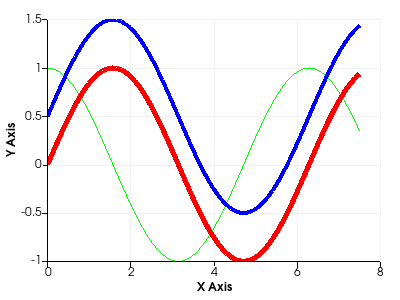

Source code (Python):
#!/usr/bin/env python
# Demonstrate line plot selection with multi-block plot indices.

import math

import vtkmodules.vtkInteractionStyle  # noqa: F401
import vtkmodules.vtkRenderingContextOpenGL2  # noqa: F401
import vtkmodules.vtkRenderingOpenGL2  # noqa: F401

from vtkmodules.vtkChartsCore import vtkChartXY
from vtkmodules.vtkCommonCore import vtkFloatArray
from vtkmodules.vtkCommonDataModel import vtkTable
from vtkmodules.vtkFiltersGeneral import vtkAnnotationLink
from vtkmodules.vtkRenderingContext2D import vtkContextActor, vtkContextMouseEvent
from vtkmodules.vtkRenderingCore import (
    vtkRenderWindow,
    vtkRenderWindowInteractor,
    vtkRenderer,
)

# Create a table with some points in it.
table = vtkTable()
arr_x = vtkFloatArray()
arr_x.SetName("X Axis")
table.AddColumn(arr_x)
arr_c = vtkFloatArray()
arr_c.SetName("Cosine")
table.AddColumn(arr_c)
arr_s = vtkFloatArray()
arr_s.SetName("Sine")
table.AddColumn(arr_s)
arr_s2 = vtkFloatArray()
arr_s2.SetName("Sine2")
table.AddColumn(arr_s2)

num_points = 69
inc = 7.5 / (num_points - 1)
table.SetNumberOfRows(num_points)
for i in range(num_points):
    table.SetValue(i, 0, i * inc)
    table.SetValue(i, 1, math.cos(i * inc))
    table.SetValue(i, 2, math.sin(i * inc))
    table.SetValue(i, 3, math.sin(i * inc) + 0.5)

# Set up a chart with selection.
chart = vtkChartXY()
link = vtkAnnotationLink()
chart.SetAnnotationLink(link)
chart.SetActionToButton(vtkChartXY.SELECT_POLYGON, vtkContextMouseEvent.LEFT_BUTTON)
chart.SetSelectionMethod(vtkChartXY.SELECTION_ROWS)

# Add plots with different block indices.
line = chart.AddPlot(vtkChartXY.LINE, 0)
line.SetInputData(table, 0, 1)
line.SetColor(0, 255, 0, 255)
line.SetWidth(1.0)

line = chart.AddPlot(vtkChartXY.LINE, 1)
line.SetInputData(table, 0, 2)
line.SetColor(255, 0, 0, 255)
line.SetWidth(5.0)

line = chart.AddPlot(vtkChartXY.LINE, 2)
line.SetInputData(table, 0, 3)
line.SetColor(0, 0, 255, 255)
line.SetWidth(4.0)

# Context actor and scene wiring.
context_actor = vtkContextActor()
context_actor.GetScene().AddItem(chart)

# Renderer
renderer = vtkRenderer()
renderer.SetBackground(1.0, 1.0, 1.0)
context_actor.GetScene().SetRenderer(renderer)
renderer.AddActor(context_actor)

# Window
render_window = vtkRenderWindow()
render_window.SetSize(400, 300)
render_window.SetMultiSamples(0)
render_window.AddRenderer(renderer)
render_window.SetWindowName("line plot selection multiblock")

# Interactor
interactor = vtkRenderWindowInteractor()
interactor.SetRenderWindow(render_window)

interactor.Initialize()
interactor.Start()
